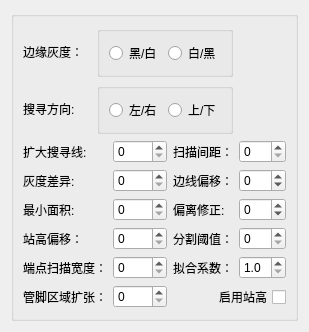
        <widget class="QWidget" name="tab">
         <attribute name="title">
          <string>上边</string>
         </attribute>
         <layout class="QGridLayout" name="gridLayout_8">
          <item row="0" column="0">
           <widget class="QGroupBox" name="groupBox_9">
            <property name="title">
             <string/>
            </property>
            <layout class="QGridLayout" name="gridLayout">
             <item row="7" column="0">
              <widget class="QLabel" name="label_61">
               <property name="toolTip">
                <string>大会上的交付的时间</string>
               </property>
               <property name="whatsThis">
                <string/>
               </property>
               <property name="text">
                <string>管脚区域扩张：</string>
               </property>
              </widget>
             </item>
             <item row="7" column="1">
              <widget class="QSpinBox" name="sp_pinSearchWidth_0">
               <property name="buttonSymbols">
                <enum>QAbstractSpinBox::UpDownArrows</enum>
               </property>
               <property name="minimum">
                <number>0</number>
               </property>
               <property name="maximum">
                <number>100</number>
               </property>
              </widget>
             </item>
             <item row="4" column="1">
              <widget class="QSpinBox" name="sp_minArea_0">
               <property name="buttonSymbols">
                <enum>QAbstractSpinBox::UpDownArrows</enum>
               </property>
               <property name="maximum">
                <number>9000</number>
               </property>
              </widget>
             </item>
             <item row="3" column="2">
              <widget class="QLabel" name="label_24">
               <property name="text">
                <string>边线偏移：</string>
               </property>
              </widget>
             </item>
             <item row="2" column="3">
              <widget class="QSpinBox" name="sp_searchLineGap_0">
               <property name="buttonSymbols">
                <enum>QAbstractSpinBox::UpDownArrows</enum>
               </property>
              </widget>
             </item>
             <item row="3" column="0">
              <widget class="QLabel" name="label_25">
               <property name="text">
                <string>灰度差异:</string>
               </property>
              </widget>
             </item>
             <item row="3" column="1">
              <widget class="QSpinBox" name="sp_minGrayDiff_0">
               <property name="buttonSymbols">
                <enum>QAbstractSpinBox::UpDownArrows</enum>
               </property>
               <property name="maximum">
                <number>255</number>
               </property>
              </widget>
             </item>
             <item row="4" column="3">
              <widget class="QSpinBox" name="sp_offsetPlus_0">
               <property name="minimum">
                <number>-99</number>
               </property>
              </widget>
             </item>
             <item row="4" column="2">
              <widget class="QLabel" name="label_4">
               <property name="text">
                <string>偏离修正:</string>
               </property>
              </widget>
             </item>
             <item row="4" column="0">
              <widget class="QLabel" name="label_27">
               <property name="text">
                <string>最小面积:</string>
               </property>
              </widget>
             </item>
             <item row="3" column="3">
              <widget class="QSpinBox" name="sp_lineOffset_0">
               <property name="buttonSymbols">
                <enum>QAbstractSpinBox::UpDownArrows</enum>
               </property>
               <property name="minimum">
                <number>-99</number>
               </property>
              </widget>
             </item>
             <item row="5" column="0">
              <widget class="QLabel" name="label_43">
               <property name="toolTip">
                <string/>
               </property>
               <property name="text">
                <string>站高偏移：</string>
               </property>
              </widget>
             </item>
             <item row="6" column="1">
              <widget class="QSpinBox" name="sp_edgeSearchWidth_0">
               <property name="buttonSymbols">
                <enum>QAbstractSpinBox::UpDownArrows</enum>
               </property>
               <property name="minimum">
                <number>0</number>
               </property>
               <property name="maximum">
                <number>500</number>
               </property>
              </widget>
             </item>
             <item row="6" column="2">
              <widget class="QLabel" name="label_14">
               <property name="text">
                <string>拟合系数：</string>
               </property>
              </widget>
             </item>
             <item row="6" column="0">
              <widget class="QLabel" name="label_53">
               <property name="text">
                <string>端点扫描宽度：</string>
               </property>
              </widget>
             </item>
             <item row="5" column="1">
              <widget class="QSpinBox" name="sp_standoffOffset_0">
               <property name="buttonSymbols">
                <enum>QAbstractSpinBox::UpDownArrows</enum>
               </property>
               <property name="minimum">
                <number>0</number>
               </property>
              </widget>
             </item>
             <item row="5" column="3">
              <widget class="QSpinBox" name="sp_grayval_0">
               <property name="buttonSymbols">
                <enum>QAbstractSpinBox::UpDownArrows</enum>
               </property>
               <property name="maximum">
                <number>255</number>
               </property>
              </widget>
             </item>
             <item row="6" column="3">
              <widget class="QDoubleSpinBox" name="dsp_factor_0">
               <property name="decimals">
                <number>1</number>
               </property>
               <property name="minimum">
                <double>1.000000000000000</double>
               </property>
               <property name="maximum">
                <double>3.000000000000000</double>
               </property>
               <property name="singleStep">
                <double>0.500000000000000</double>
               </property>
              </widget>
             </item>
             <item row="5" column="2">
              <widget class="QLabel" name="label_9">
               <property name="text">
                <string>分割阈值：</string>
               </property>
              </widget>
             </item>
             <item row="0" column="0" colspan="3">
              <layout class="QHBoxLayout" name="horizontalLayout">
               <item>
                <widget class="QLabel" name="label_20">
                 <property name="text">
                  <string>边缘灰度：</string>
                 </property>
                </widget>
               </item>
               <item>
                <widget class="QGroupBox" name="groupBox_10">
                 <property name="title">
                  <string/>
                 </property>
                 <layout class="QHBoxLayout" name="horizontalLayout_3">
                  <item>
                   <widget class="QRadioButton" name="rb_blackToWhite_0">
                    <property name="text">
                     <string>黑/白</string>
                    </property>
                   </widget>
                  </item>
                  <item>
                   <widget class="QRadioButton" name="rb_whiteToBlack_0">
                    <property name="text">
                     <string>白/黑</string>
                    </property>
                   </widget>
                  </item>
                 </layout>
                </widget>
               </item>
              </layout>
             </item>
             <item row="2" column="1">
              <widget class="QSpinBox" name="sp_extendSearchLine_0">
               <property name="buttonSymbols">
                <enum>QAbstractSpinBox::UpDownArrows</enum>
               </property>
               <property name="maximum">
                <number>200</number>
               </property>
              </widget>
             </item>
             <item row="2" column="0">
              <widget class="QLabel" name="label_21">
               <property name="text">
                <string>扩大搜寻线:</string>
               </property>
              </widget>
             </item>
             <item row="1" column="0" colspan="3">
              <layout class="QHBoxLayout" name="horizontalLayout_4">
               <item>
                <widget class="QLabel" name="label_26">
                 <property name="text">
                  <string>搜寻方向:</string>
                 </property>
                </widget>
               </item>
               <item>
                <widget class="QGroupBox" name="groupBox_7">
                 <property name="title">
                  <string/>
                 </property>
                 <layout class="QHBoxLayout" name="horizontalLayout_2">
                  <item>
                   <widget class="QRadioButton" name="rb_LfToRt_0">
                    <property name="text">
                     <string>左/右</string>
                    </property>
                   </widget>
                  </item>
                  <item>
                   <widget class="QRadioButton" name="rb_UpToDw_0">
                    <property name="text">
                     <string>上/下</string>
                    </property>
                   </widget>
                  </item>
                 </layout>
                </widget>
               </item>
              </layout>
             </item>
             <item row="2" column="2">
              <widget class="QLabel" name="label_22">
               <property name="text">
                <string>扫描间距：</string>
               </property>
              </widget>
             </item>
             <item row="7" column="2" colspan="2">
              <widget class="QCheckBox" name="cb_UseStandOff_0">
               <property name="layoutDirection">
                <enum>Qt::RightToLeft</enum>
               </property>
               <property name="text">
                <string>启用站高</string>
               </property>
              </widget>
             </item>
            </layout>
           </widget>
          </item>
         </layout>
        </widget>
